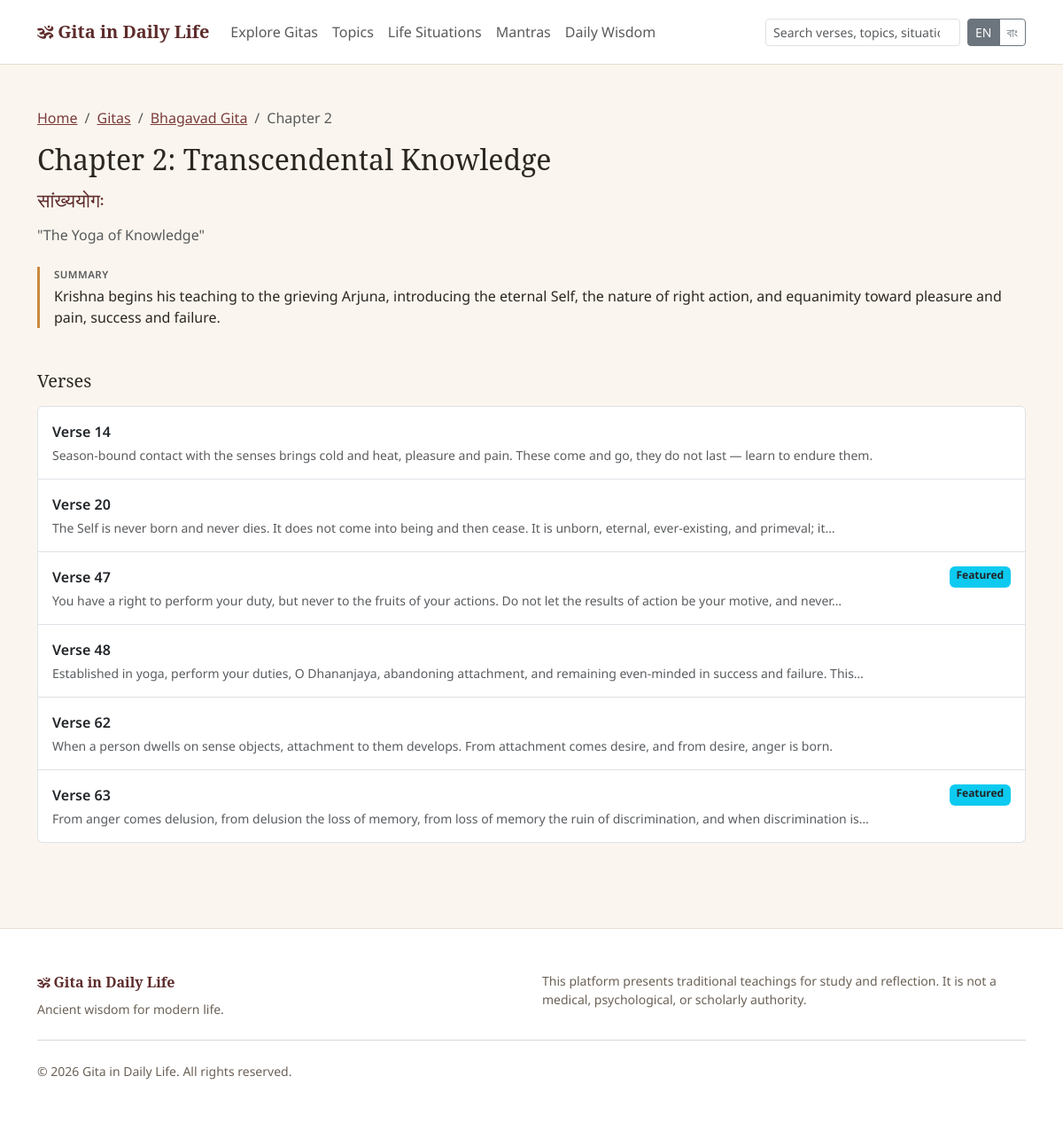
/public/gitas/bhagavad-gita/chapter/2, run on an earlier commit of the app's database.
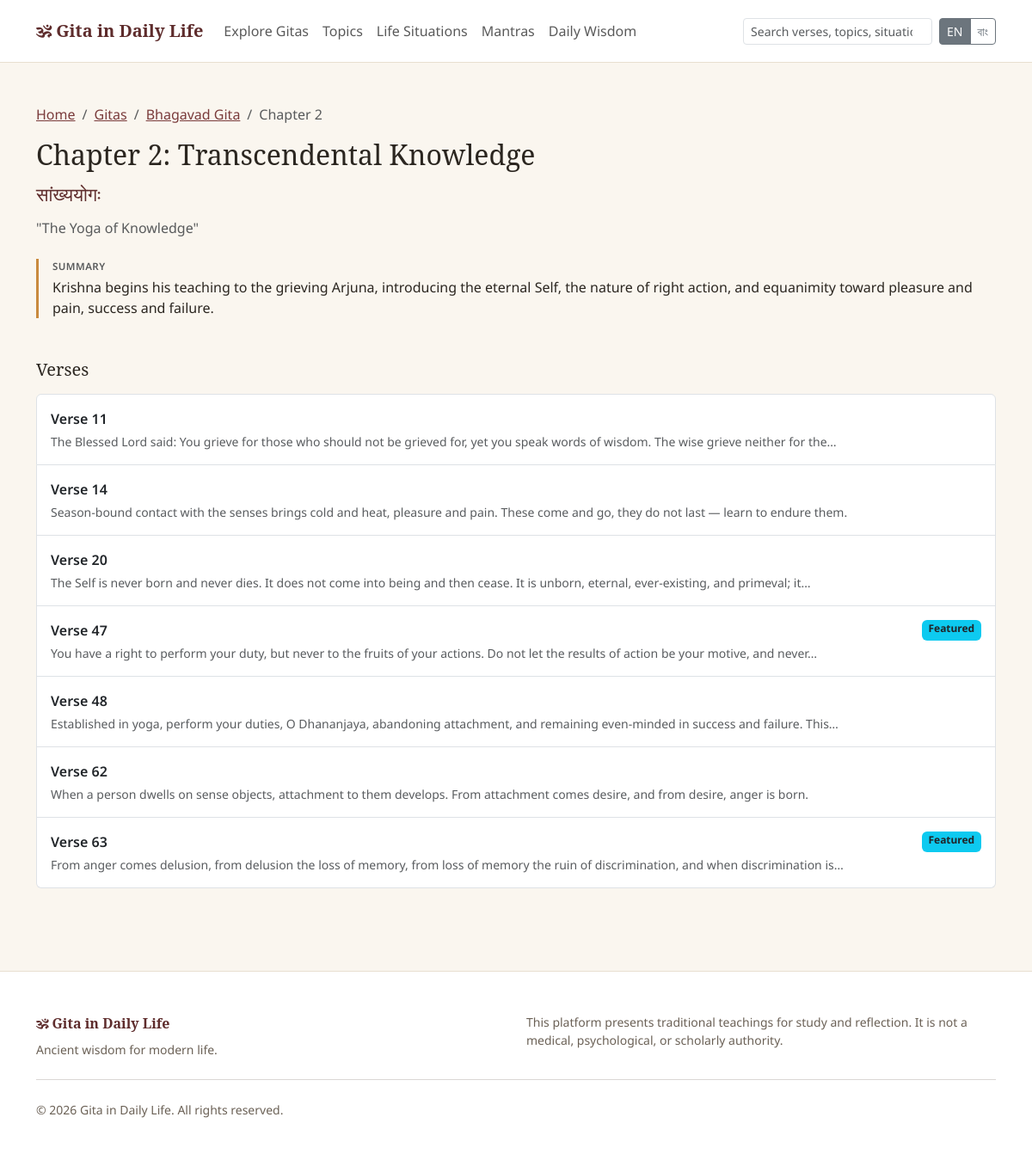
And on a later commit of the database.
### tables this page shows
CREATE TABLE settings (
    id INT UNSIGNED AUTO_INCREMENT PRIMARY KEY,
    setting_key VARCHAR(150) NOT NULL UNIQUE,
    setting_value TEXT NULL,
    setting_group VARCHAR(60) NOT NULL DEFAULT 'general'
);

CREATE TABLE gitas (
    id INT UNSIGNED AUTO_INCREMENT PRIMARY KEY,
    name VARCHAR(150) NOT NULL,
    slug VARCHAR(160) NOT NULL UNIQUE,
    alternate_names VARCHAR(255) NULL,
    short_description VARCHAR(500) NULL,
    introduction TEXT NULL,
    historical_context TEXT NULL,
    philosophy TEXT NULL,
    main_themes TEXT NULL,
    author_attribution VARCHAR(255) NULL,
    cover_image VARCHAR(255) NULL,
    language_available VARCHAR(100) NULL DEFAULT 'en',
    featured TINYINT(1) NOT NULL DEFAULT 0,
    status ENUM('draft','pending','published','archived') NOT NULL DEFAULT 'draft',
    meta_title VARCHAR(255) NULL,
    meta_description VARCHAR(500) NULL,
    created_by INT UNSIGNED NULL,
    updated_by INT UNSIGNED NULL,
    created_at DATETIME NOT NULL DEFAULT CURRENT_TIMESTAMP,
    updated_at DATETIME NOT NULL DEFAULT CURRENT_TIMESTAMP ON UPDATE CURRENT_TIMESTAMP,
    INDEX idx_gitas_status (status),
    INDEX idx_gitas_featured (featured)
);

CREATE TABLE chapters (
    id INT UNSIGNED AUTO_INCREMENT PRIMARY KEY,
    gita_id INT UNSIGNED NOT NULL,
    chapter_number INT UNSIGNED NOT NULL,
    name VARCHAR(200) NOT NULL,
    sanskrit_name VARCHAR(200) NULL,
    translation_name VARCHAR(200) NULL,
    summary TEXT NULL,
    main_ideas TEXT NULL,
    status ENUM('draft','pending','published','archived') NOT NULL DEFAULT 'draft',
    created_at DATETIME NOT NULL DEFAULT CURRENT_TIMESTAMP,
    updated_at DATETIME NOT NULL DEFAULT CURRENT_TIMESTAMP ON UPDATE CURRENT_TIMESTAMP,
    UNIQUE KEY uniq_gita_chapter (gita_id, chapter_number),
    FOREIGN KEY (gita_id) REFERENCES gitas(id) ON DELETE CASCADE,
    INDEX idx_chapters_status (status)
);

CREATE TABLE verses (
    id INT UNSIGNED AUTO_INCREMENT PRIMARY KEY,
    gita_id INT UNSIGNED NOT NULL,
    chapter_id INT UNSIGNED NOT NULL,
    verse_number INT UNSIGNED NOT NULL,
    sanskrit_text TEXT NULL,
    transliteration TEXT NULL,
    word_by_word_meaning TEXT NULL,
    literal_translation TEXT NULL,
    simple_translation_en TEXT NULL,
    translation_bn TEXT NULL,
    explanation TEXT NULL,
    philosophical_meaning TEXT NULL,
    key_teaching VARCHAR(500) NULL,
    audio_path VARCHAR(255) NULL,
    video_path VARCHAR(255) NULL,
    translator VARCHAR(150) NULL,
    commentator VARCHAR(150) NULL,
    featured TINYINT(1) NOT NULL DEFAULT 0,
    status ENUM('draft','pending','published','archived') NOT NULL DEFAULT 'draft',
    created_by INT UNSIGNED NULL,
    updated_by INT UNSIGNED NULL,
    created_at DATETIME NOT NULL DEFAULT CURRENT_TIMESTAMP,
    updated_at DATETIME NOT NULL DEFAULT CURRENT_TIMESTAMP ON UPDATE CURRENT_TIMESTAMP,
    UNIQUE KEY uniq_chapter_verse (chapter_id, verse_number),
    FOREIGN KEY (gita_id) REFERENCES gitas(id) ON DELETE CASCADE,
    FOREIGN KEY (chapter_id) REFERENCES chapters(id) ON DELETE CASCADE,
    INDEX idx_verses_status (status),
    INDEX idx_verses_featured (featured)
);

### views/frontend/gitas/chapter.php (the view, shortened to what the changed rows need)
<div class="container py-5">
  <nav aria-label="breadcrumb"><ol class="breadcrumb">
    <li class="breadcrumb-item"><a href="<?= e(url('')) ?>"><?= e(__t('breadcrumb.home')) ?></a></li>
    <li class="breadcrumb-item"><a href="<?= e(url('gitas')) ?>"><?= e(__t('breadcrumb.gitas')) ?></a></li>
    <li class="breadcrumb-item"><a href="<?= e(url('gitas/' . $gita['slug'])) ?>"><?= e($gita['name']) ?></a></li>
    <li class="breadcrumb-item active"><?= e(__t('chapter.label')) ?> <?= (int) $chapter['chapter_number'] ?></li>
  </ol></nav>
  <h1 class="h2 font-serif mb-1"><?= e(__t('chapter.label')) ?> <?= (int) $chapter['chapter_number'] ?>: <?= e($chapter['name']) ?></h1>
  <?php if ($chapter['sanskrit_name']): ?><p class="verse-sanskrit mb-1"><?= e($chapter['sanskrit_name']) ?></p><?php endif; ?>
  <?php if ($chapter['translation_name']): ?><p class="text-muted mb-4">"<?= e($chapter['translation_name']) ?>"</p><?php endif; ?>
  <?php if ($chapter['summary']): ?>
    <div class="content-block">
      <div class="badge-label text-muted mb-1"><?= e(__t('chapter.summary')) ?></div>
      <p><?= nl2br(e($chapter['summary'])) ?></p>
    </div>
  <?php endif; ?>
  <h2 class="h5 mt-5 mb-3"><?= e(__t('chapter.verses_heading')) ?></h2>
  <div class="list-group">
    <?php foreach ($verses as $verse): ?>
      <a href="<?= e(url('verses/' . $gita['slug'] . '/' . $chapter['chapter_number'] . '/' . $verse['verse_number'])) ?>" class="list-group-item list-group-item-action py-3">
        <div class="d-flex justify-content-between">
          <span class="fw-semibold"><?= e(__t('chapter.verse_label')) ?> <?= (int) $verse['verse_number'] ?></span>
          <?php if ((int) $verse['featured'] === 1): ?><span class="badge bg-info text-dark"><?= e(__t('chapter.featured')) ?></span><?php endif; ?>
        </div>
        <p class="text-muted small mb-0 mt-1"><?= e(str_excerpt(verse_text($verse), 140)) ?></p>
      </a>
    <?php endforeach; ?>
  </div>
</div>

### app/core/Router.php (shortened to what the changed rows need)
<?php
final class Router
{
    private array $routes = [];
    public function get(string $pattern, string $handler): void
    {
        $this->routes[] = ['GET', $pattern, $handler];
    }
    public function dispatch(): void
    {
        $uri = $this->currentPath();
        foreach ($this->routes as [$routeMethod, $pattern, $handler]) {
            $regex = $this->patternToRegex($pattern);
            if (preg_match($regex, $uri, $matches)) {
                $params = array_filter($matches, static fn ($key) => !is_int($key), ARRAY_FILTER_USE_KEY);
                $this->callHandler($handler, array_values($params));
                return;
            }
        }
    }
    private function currentPath(): string
    {
        $uri = Request::uri();
        $base = APP_BASE_PATH;
        if ($base !== '' && str_starts_with($uri, $base)) {
            $uri = substr($uri, strlen($base));
        }
        $uri = '/' . trim($uri, '/');
        return $uri;
    }
    private function patternToRegex(string $pattern): string
    {
        $pattern = rtrim($pattern, '/');
        if ($pattern === '') {
            $pattern = '/';
        }
        $regex = preg_replace('#\{([a-zA-Z_][a-zA-Z0-9_]*)\}#', '(?P<$1>[^/]+)', $pattern);
        return '#^' . $regex . '$#u';
    }
    private function callHandler(string $handler, array $params): void
    {
        [$controllerName, $methodName] = explode('@', $handler);
        $controller = new $controllerName();
        $controller->$methodName(...$params);
    }
}

### views/frontend/partials/header.php (shortened to what the changed rows need)
<!DOCTYPE html>
<html lang="<?= e(current_lang()) ?>">
<head>
<link href="https://cdn.jsdelivr.net/npm/bootstrap@5.3.3/dist/css/bootstrap.min.css" rel="stylesheet">
<link href="https://cdn.jsdelivr.net/npm/bootstrap-icons@1.11.3/font/bootstrap-icons.min.css" rel="stylesheet">
<link href="<?= e(asset('css/style.css')) ?>" rel="stylesheet">
</head>
<body>
<nav class="navbar navbar-expand-lg navbar-gidl sticky-top py-3">
  <div class="container">
    <a class="navbar-brand" href="<?= e(url('')) ?>">🕉 <?= e(APP_NAME) ?></a>
    <div class="collapse navbar-collapse" id="gidlNav">
      <ul class="navbar-nav me-auto mb-2 mb-lg-0">
        <li class="nav-item"><a class="nav-link" href="<?= e(url('gitas')) ?>"><?= e(__t('nav.gitas')) ?></a></li>
        <li class="nav-item"><a class="nav-link" href="<?= e(url('topics')) ?>"><?= e(__t('nav.topics')) ?></a></li>
        <li class="nav-item"><a class="nav-link" href="<?= e(url('situations')) ?>"><?= e(__t('nav.situations')) ?></a></li>
        <li class="nav-item"><a class="nav-link" href="<?= e(url('mantras')) ?>"><?= e(__t('nav.mantras')) ?></a></li>
        <li class="nav-item"><a class="nav-link" href="<?= e(url('daily-wisdom')) ?>"><?= e(__t('nav.daily_wisdom')) ?></a></li>
      </ul>
      <form class="d-flex me-2" role="search" action="<?= e(url('search')) ?>" method="get">
        <input class="form-control form-control-sm" type="search" name="q" placeholder="<?= e(__t('search.placeholder')) ?>" value="<?= e(Request::query('q', '')) ?>" style="min-width:220px;">
      </form>
      <div class="btn-group btn-group-sm" role="group">
        <a href="<?= e(url('lang/en')) ?>" class="btn btn-outline-secondary <?= current_lang() === 'en' ? 'active' : '' ?>">EN</a>
        <a href="<?= e(url('lang/bn')) ?>" class="btn btn-outline-secondary <?= current_lang() === 'bn' ? 'active' : '' ?>">বাং</a>
      </div>
    </div>
  </div>
</nav>

### views/frontend/partials/footer.php (shortened to what the changed rows need)
<footer class="site-footer py-5 mt-5">
  <div class="container">
    <div class="row">
      <div class="col-md-6 mb-3 mb-md-0">
        <div class="font-serif fw-bold mb-2" style="color:var(--gidl-primary-dark);">🕉 <?= e(APP_NAME) ?></div>
        <p class="small mb-0"><?= e(Setting::get('site_tagline', 'Ancient wisdom for modern life.')) ?></p>
      </div>
      <div class="col-md-6">
        <p class="small mb-0"><?= e(__t('footer.disclaimer')) ?></p>
      </div>
    </div>
    <hr class="my-4">
    <p class="small mb-0">&copy; <?= date('Y') ?> <?= e(APP_NAME) ?>. <?= e(__t('footer.rights')) ?></p>
  </div>
</footer>
</body>
</html>

What changed in the data, as far as the page shows it:
now on this page (row edited): verses: __t "Verse", verse_number "11", simple_translation_en "The Blessed Lord said: You grieve for those who should not be grieved for, yet you speak words of wisdom. The wise grieve neither for the…"
